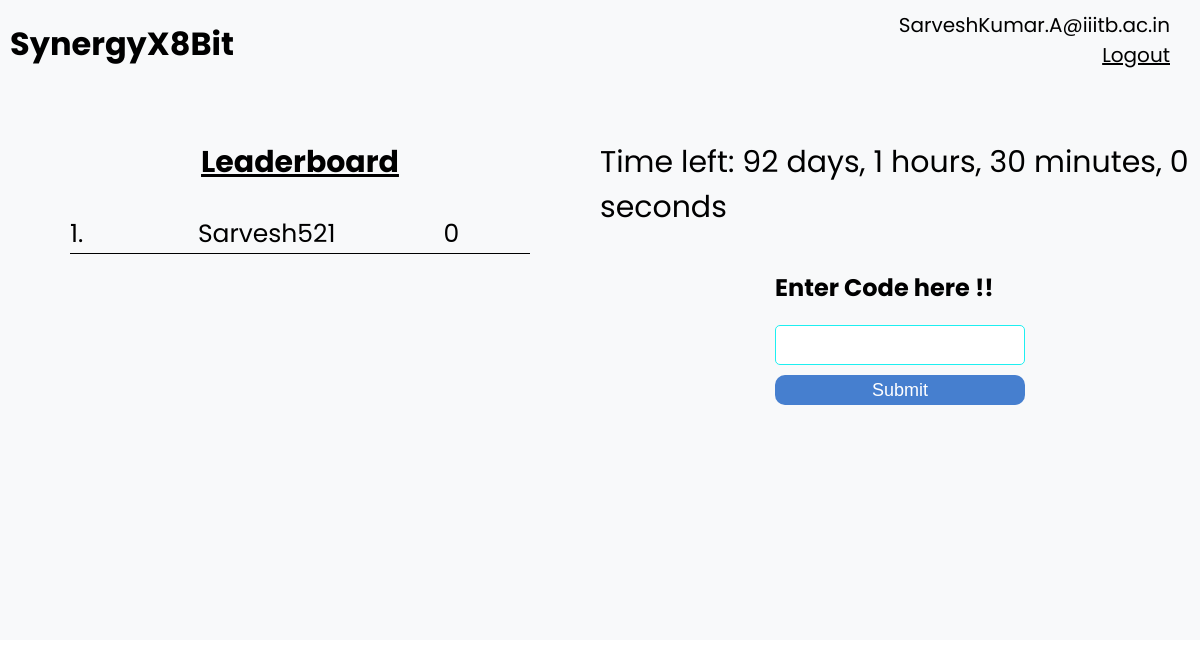
The page /participant (signed in) on the database as committed earlier.
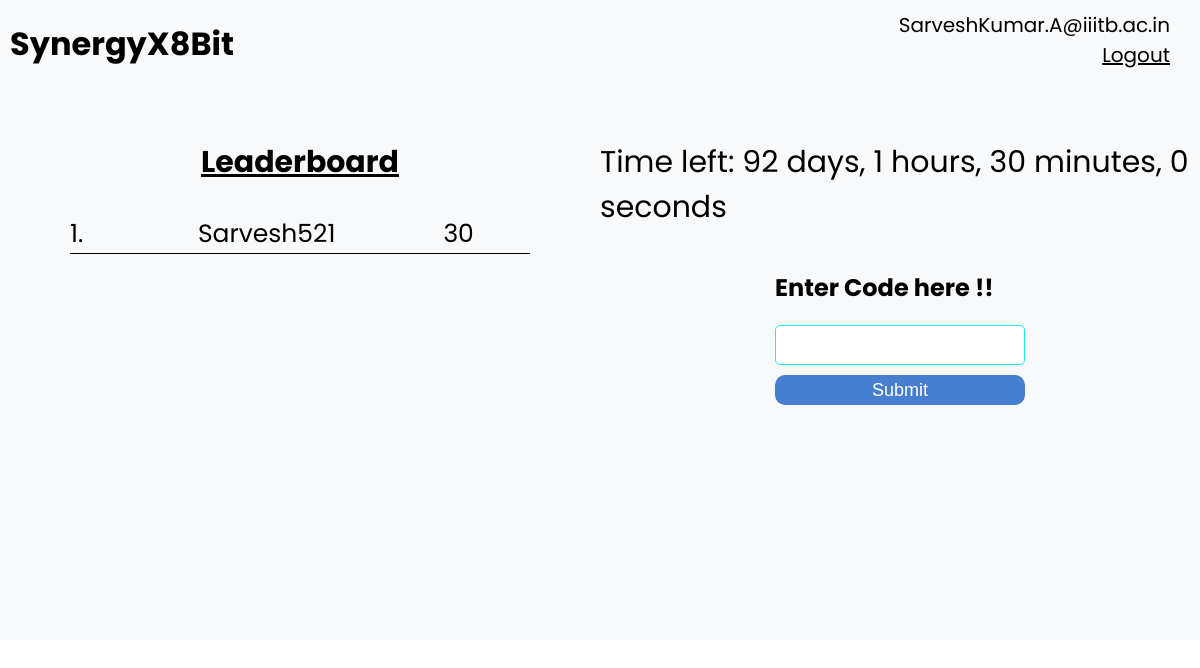
The same page on the database as committed later.
### base/models.py (models this page shows)
class User(AbstractUser):
    email = models.EmailField(unique=True, null=True)
    phone_number=models.IntegerField(null=True)
    username=models.CharField(unique=True,max_length=100,null=True)
    gold=models.IntegerField(default=0)
    sand=models.DateTimeField(default=datetime(2025,10,27,12,5,30))
    USERNAME_FIELD = 'email'
    REQUIRED_FIELDS = ['username']
    def __str__(self) -> str:
        return str(self.email)

### base/views.py (the view, shortened to what this page needs)
# urls.py: path('participant',views.participant_home,name="participant_home"),
def participant_home(request):
    da=datetime.now()
    user_1= User.objects.get(email=str(request.user))
    timezone = user_1.sand.tzinfo
    da=da.replace(tzinfo=timezone)
    flag=(da<user_1.sand)
    users=User.objects.all().order_by('-gold').values()
    context = {
        'users': users,
        'user_1':user_1,
        'curr_date_time':str(user_1.sand.month) + " " + str(user_1.sand.day) + "," + str(user_1.sand.year) + " " + str(user_1.sand.hour) + ":" + str(user_1.sand.minute) + ":" + str(user_1.sand.second),
        'flag':flag
    }
    return render(request, 'participant_home.html', context)

### base/templates/participant_home.html (shortened to what this page needs)
{% include 'participant_main.html' %}
<div class="screen">
{% block content %}
{% if request.user.is_authenticated %}
<div class="participant-left">
    <h3 class="LeaderBoard-heading">Leaderboard</h3>
    <div class="LeaderBoard">
        {% for user in users %}
        <div class="ranking">
            <p class="rank">{{ forloop.counter }}. &nbsp;&nbsp;&nbsp; <span class="ranking-name">{{ user.username }}</span> &nbsp;&nbsp;&nbsp;{{ user.gold }}</h1>
        </div>
        {% endfor %}
    </div>
</div>
    <div class="participant-right">
        <div>
            <div id="countdown-box"></div>
            {% endif %}
            {% endblock content %}
        </div>
        {% if flag %}
        <div class="code-input-box">
            <h2>Enter Code here !!</h2>
            <form method="post" action="{% url 'participant_home' %}">
                <input type="text" id="text_input" name="text_input" required>
                <br>
                <button type="submit" class="btn">Submit</button>
            </form>
        </div>
        {% endif %}
    </div>
</div>

### base/templates/participant_main.html (shortened to what this page needs)
<!DOCTYPE html>
<html lang="en">
<head>
</head>
<body>
    {% include 'participant_navbar.html' %}
</body>
</html>

### base/templates/participant_navbar.html (shortened to what this page needs)
<div class="home-container-participant">
   <a href="{% url 'participant_home' %}" class="heading-participant"><h1>SynergyX8Bit</h1></a>
   <div class="nav-right">
       {% if request.user.is_authenticated %}
       <h1 class="hello-text">{{request.user}}</h1>
       <a href="{% url 'logout' %}" class="logout-button">Logout</a>
       {% else %}
       <a href="{% url 'login' %}">Login</a>
       {% endif %}
   </div>
</div>

### base/templates/participant_home.html (style rules this page uses)
.screen { min-height: 65vh; display: flex; font-family: 'Poppins', sans-serif; background-color: #f8f9fa; width: 100vw; }
.participant-left { width: 50%; padding-top: 20px; display: flex; flex-direction: column; align-items: center; }
.participant-right { width: 50%; display: flex; flex-direction: column; align-items: center; padding-top: 20px; }
.LeaderBoard-heading { font-size: 30px; text-decoration: underline; padding-bottom: 20px; }
.LeaderBoard { padding: 10px; width: 80%; }
.ranking { border-bottom: 1px solid black; margin-bottom: 10px; font-weight: 400; font-size: 25px; }
.ranking-name { display: inline-block; width: 25vw; text-align: center; }
#countdown-box { font-size: 20px; margin-bottom: 20px; font-size: 30px; }
.code-input-box { margin-top: 20px; }
input { width: 250px; height: 40px; border: 1px solid #1deff1; border-radius: 5px; margin-bottom: 10px; font-size: 1rem; padding: 5px; margin-top: 20px; }
.btn { background-color: #467fcf; color: white; margin-bottom: 5px; width: 250px; height: 30px; border-radius: 10px; border: none; font-size: 18px; font-weight: 400; }

### base/templates/participant_navbar.html (style rules this page uses)
* { padding: 0; margin: 0; box-sizing: border-box; }
.home-container-participant { background-color: #f8f9fa; width: 100%; height: 15vh; display: flex; font-family: 'Poppins', sans-serif; align-items: flex-start; justify-content: space-between; padding-top: 10px; }
.heading-participant { text-decoration: none; color: black; text-align: left; padding: 10px; width: 20%; }
.nav-right { display: flex; flex-direction: column; align-items: flex-end; justify-content: flex-start; width: 50vw; height: 15vh; padding-right: 30px; }
.logout-button { text-decoration: underline; font-size: 20px; color: black; }
.hello-text { font-size: 20px; font-weight: 400; }

Rows that differ between the two databases and show on the page:
changed User "Sarvesh521": gold "0" → "30"
